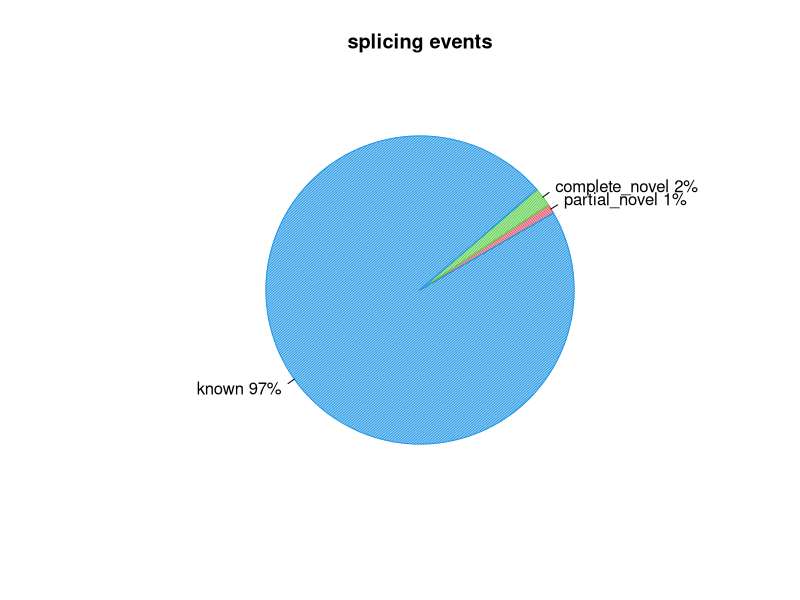
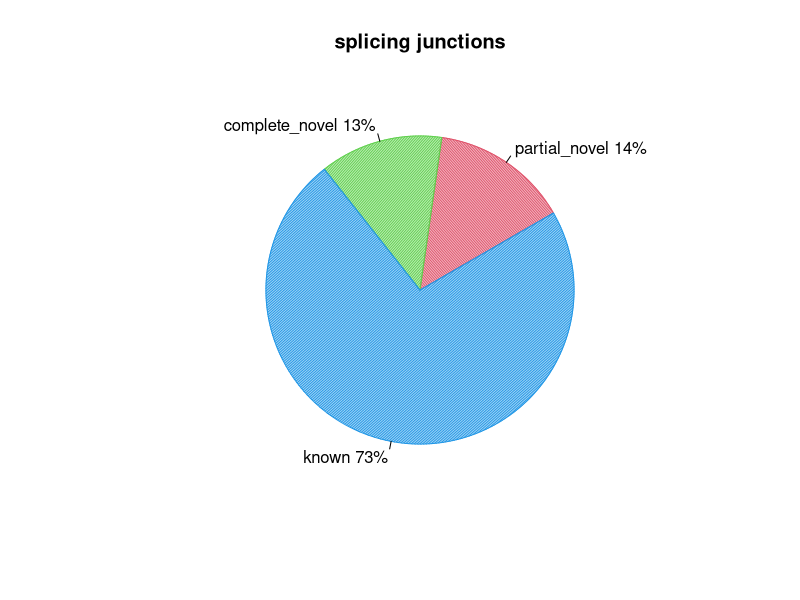

Here is the R script that generated these plots, in order:
pdf("/home/genetics/HW1/mapped_data_quality/SRR11647703.splice_events.pdf")
events=c(0.971431141624724,1.9905617394224289,96.88441092158749)
pie(events,col=c(2,3,4),init.angle=30,angle=c(60,120,150),density=c(70,70,70),main="splicing events",labels=c("partial_novel 1%","complete_novel 2%","known 97%"))
dev.off()
pdf("/home/genetics/HW1/mapped_data_quality/SRR11647703.splice_junction.pdf")
junction=c(14.403166296449681,12.926847633748729,72.6699860698016)
pie(junction,col=c(2,3,4),init.angle=30,angle=c(60,120,150),density=c(70,70,70),main="splicing junctions",labels=c("partial_novel 14%","complete_novel 13%","known 73%"))
dev.off()
